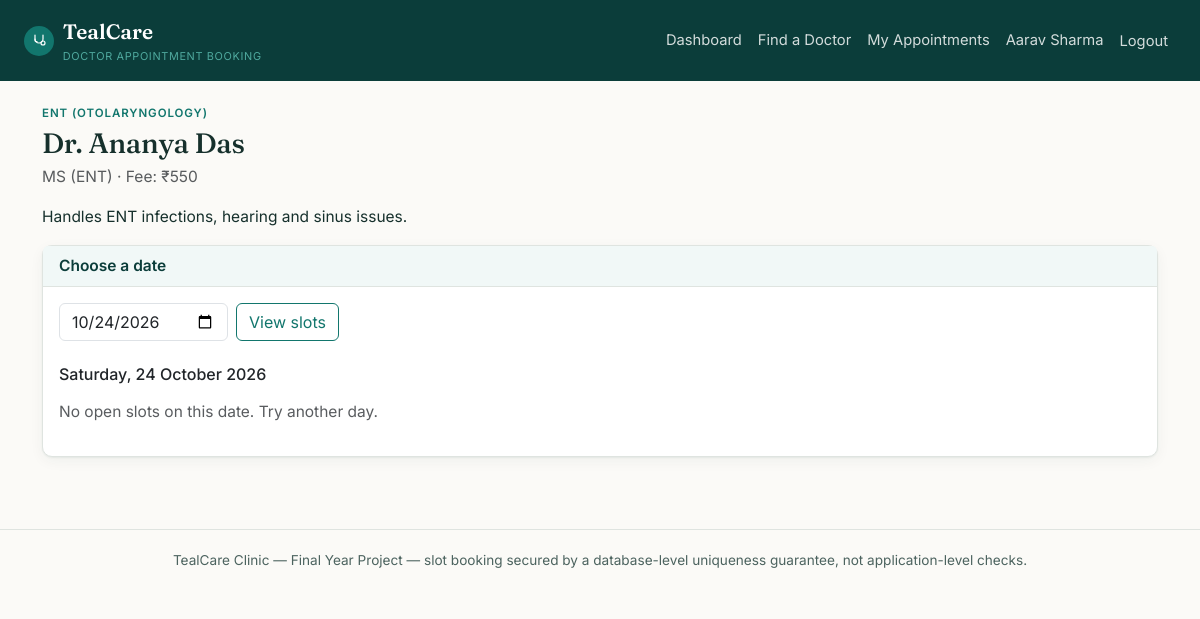
The app's page /patient/doctors/6 (signed in) with its own data.
### tables this page shows
CREATE TABLE users (
    id INT AUTO_INCREMENT PRIMARY KEY,
    role ENUM('admin','doctor','patient') NOT NULL,
    name VARCHAR(150) NOT NULL,
    email VARCHAR(190) NOT NULL UNIQUE,
    password_hash VARCHAR(255) NOT NULL,
    phone VARCHAR(20) NULL,
     
    staff_code VARCHAR(20) NULL UNIQUE,
     
     
    status ENUM('active','suspended') NOT NULL DEFAULT 'active',
    reset_token VARCHAR(64) NULL,
    reset_token_expires_at DATETIME NULL,
    created_at TIMESTAMP NOT NULL DEFAULT CURRENT_TIMESTAMP
);

CREATE TABLE doctors (
    id INT AUTO_INCREMENT PRIMARY KEY,
    user_id INT NOT NULL UNIQUE,
    specialization_id INT NOT NULL,
    qualification VARCHAR(150) NOT NULL,
    consultation_fee DECIMAL(10,2) NOT NULL DEFAULT 0,
    default_slot_duration_minutes INT NOT NULL DEFAULT 20,
    bio TEXT NULL,
    status ENUM('active','inactive') NOT NULL DEFAULT 'active',
    created_at TIMESTAMP NOT NULL DEFAULT CURRENT_TIMESTAMP,
    FOREIGN KEY (user_id) REFERENCES users(id) ON DELETE CASCADE,
    FOREIGN KEY (specialization_id) REFERENCES specializations(id)
);

CREATE TABLE specializations (
    id INT AUTO_INCREMENT PRIMARY KEY,
    name VARCHAR(100) NOT NULL UNIQUE,
    description VARCHAR(255) NULL
);

### app/views/patient/doctor_profile.php (the view, shortened to what the rows shown need)
<p class="eyebrow mb-1"><?= htmlspecialchars($doctor['specialization_name'], ENT_QUOTES) ?></p>
<h1 class="h3 mb-1"><?= htmlspecialchars($doctor['name'], ENT_QUOTES) ?></h1>
<p class="text-muted"><?= htmlspecialchars($doctor['qualification'], ENT_QUOTES) ?> &middot; Fee: &#8377;<?= number_format((float) $doctor['consultation_fee']) ?></p>
<?php if ($doctor['bio']): ?><p><?= htmlspecialchars($doctor['bio'], ENT_QUOTES) ?></p><?php endif; ?>
<div class="card card-tc mt-3">
    <div class="card-header">Choose a date</div>
    <div class="card-body">
        <form method="get" action="<?= Router::url('/patient/doctors/' . $doctor['id']) ?>" class="row g-2 mb-4">
            <div class="col-auto">
                <input type="date" name="date" class="form-control" value="<?= htmlspecialchars($date, ENT_QUOTES) ?>" min="<?= date('Y-m-d') ?>">
            </div>
            <div class="col-auto"><button class="btn btn-outline-tc">View slots</button></div>
        </form>
        <h6 class="mb-3"><?= date('l, j F Y', strtotime($date)) ?></h6>
        <?php if ($data['full_day_leave']): ?>
            <p class="text-muted">Dr. <?= htmlspecialchars(explode(' ', $doctor['name'])[1] ?? $doctor['name'], ENT_QUOTES) ?> is on leave this day &mdash; <?= htmlspecialchars($data['full_day_leave'], ENT_QUOTES) ?>. Try another date.</p>
        <?php else: ?>
            <?php $openSlots = array_filter($data['slots'], fn($s) => $s['status'] === 'open'); ?>
            <?php if (empty($openSlots)): ?>
                <p class="text-muted">No open slots on this date. Try another day.</p>
            <?php endif; ?>
        <?php endif; ?>
    </div>
</div>

### core/Router.php (shortened to what the rows shown need)
<?php
class Router
{
    private array $routes = ['GET' => [], 'POST' => []];
    private static string $basePath = '';
    public static function setBasePath(string $path): void
    {
        self::$basePath = rtrim($path, '/');
    }
    public static function url(string $path = ''): string
    {
        return self::$basePath . $path;
    }
    public function get(string $pattern, array $handler): void
    {
        $this->routes['GET'][$pattern] = $handler;
    }
    public function post(string $pattern, array $handler): void
    {
        $this->routes['POST'][$pattern] = $handler;
    }
    public function dispatch(string $method, string $uri): void
    {
        $path = parse_url($uri, PHP_URL_PATH) ?? '/';
        $path = rtrim($path, '/');
        foreach ($this->routes[$method] ?? [] as $pattern => $handler) {
            $params = $this->match($pattern, $path);
            if ($params !== null) {
                [$controllerClass, $action] = $handler;
                $controller = new $controllerClass();
                call_user_func_array([$controller, $action], $params);
                return;
            }
        }
    }
    private function match(string $pattern, string $path): ?array
    {
        $regex = preg_replace('#\{[a-zA-Z_]+\}#', '([^/]+)', $pattern);
        $regex = rtrim($regex, '/');
        if ($regex === '') {
            $regex = '/';
        }
        if (!preg_match('#^' . $regex . '$#', $path, $matches)) {
            return null;
        }
        array_shift($matches);
        return $matches;
    }
}

### app/views/partials/header.php (shortened to what the rows shown need)
<?php
$currentUser = Auth::user();
?>
<!doctype html>
<html lang="en">
<head>
    <link href="https://cdn.jsdelivr.net/npm/bootstrap@5.3.3/dist/css/bootstrap.min.css" rel="stylesheet">
    <link href="<?= Router::url('/assets/css/style.css') ?>" rel="stylesheet">
</head>
<body>
<nav class="navbar navbar-expand-lg navbar-tc">
    <div class="container-fluid px-3 px-lg-4">
        <a class="navbar-brand" href="<?= Router::url($currentUser ? \App\Controllers\AuthController::roleHome($currentUser['role']) : '/login') ?>">
            <span class="brand-mark">
            </span>
            <span>TealCare<small>Doctor Appointment Booking</small></span>
        </a>
        <div class="collapse navbar-collapse" id="navMain">
            <ul class="navbar-nav ms-auto align-items-lg-center">
                <?php if ($currentUser && $currentUser['role'] === 'admin'): ?>
                    <li class="nav-item"><a class="nav-link" href="<?= Router::url('/admin/dashboard') ?>">Dashboard</a></li>
                    <li class="nav-item"><a class="nav-link" href="<?= Router::url('/admin/doctors') ?>">Doctors</a></li>
                    <li class="nav-item"><a class="nav-link" href="<?= Router::url('/admin/specializations') ?>">Specializations</a></li>
                    <li class="nav-item"><a class="nav-link" href="<?= Router::url('/admin/board') ?>">Today's Board</a></li>
                    <li class="nav-item"><a class="nav-link" href="<?= Router::url('/admin/appointments') ?>">Appointments</a></li>
                    <li class="nav-item"><a class="nav-link" href="<?= Router::url('/admin/patients') ?>">Patients</a></li>
                    <li class="nav-item"><a class="nav-link" href="<?= Router::url('/admin/stress-test') ?>">Stress Test</a></li>
                    <li class="nav-item"><a class="nav-link" href="<?= Router::url('/admin/audit-log') ?>">Audit &amp; Reports</a></li>
                <?php elseif ($currentUser): ?>
                    <li class="nav-item"><a class="nav-link" href="<?= Router::url('/patient/dashboard') ?>">Dashboard</a></li>
                    <li class="nav-item"><a class="nav-link" href="<?= Router::url('/patient/doctors') ?>">Find a Doctor</a></li>
                    <li class="nav-item"><a class="nav-link" href="<?= Router::url('/patient/appointments') ?>">My Appointments</a></li>
                <?php endif; ?>
                <?php if ($currentUser): ?>
                    <li class="nav-item"><a class="nav-link" href="<?= Router::url('/account') ?>"><?= htmlspecialchars($currentUser['name'], ENT_QUOTES) ?></a></li>
                    <li class="nav-item">
                        <form method="post" action="<?= Router::url('/logout') ?>" class="d-inline">
                            <button type="submit" class="btn btn-link nav-link" style="border:0;">Logout</button>
                        </form>
                    </li>
                <?php else: ?>
                    <li class="nav-item"><a class="nav-link" href="<?= Router::url('/login') ?>">Login</a></li>
                    <li class="nav-item"><a class="nav-link" href="<?= Router::url('/register') ?>">Register</a></li>
                <?php endif; ?>
            </ul>
        </div>
    </div>
</nav>
<div class="container py-4">

### records on screen
users: name "Aarav Sharma"
doctors: specialization.name "ENT (OTOLARYNGOLOGY)", user.name "Dr. Ananya Das", qualification "MS (ENT)", consultation_fee "550", bio "Handles ENT infections, hearing and sinus issues."
